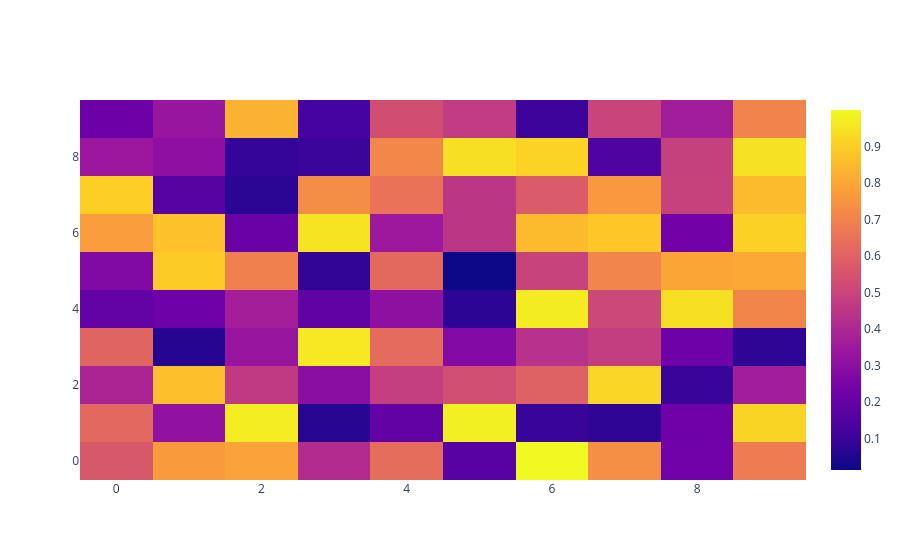

Notebook code cell kept with this figure:
### Code cell
# making heat map
data= np.random.rand(10,10)
heatmap= go.Heatmap(z=data)
fig= go.Figure(data=[heatmap])
fig.show()
